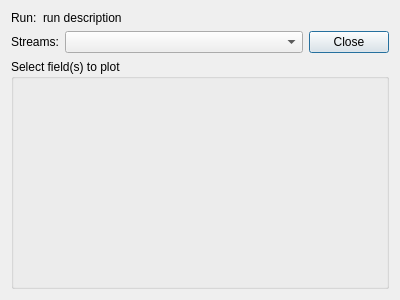
<?xml version="1.0" encoding="UTF-8"?>
<ui version="4.0">
 <class>Dialog</class>
 <widget class="QDialog" name="Dialog">
  <property name="geometry">
   <rect>
    <x>0</x>
    <y>0</y>
    <width>400</width>
    <height>300</height>
   </rect>
  </property>
  <property name="windowTitle">
   <string>Dialog</string>
  </property>
  <layout class="QVBoxLayout" name="verticalLayout" stretch="0,0,1">
   <item>
    <layout class="QHBoxLayout" name="horizontalLayout_2" stretch="0,1">
     <item>
      <widget class="QLabel" name="run_label">
       <property name="text">
        <string>Run:</string>
       </property>
      </widget>
     </item>
     <item>
      <widget class="QLabel" name="run_summary">
       <property name="text">
        <string>run description</string>
       </property>
      </widget>
     </item>
    </layout>
   </item>
   <item>
    <layout class="QHBoxLayout" name="horizontalLayout" stretch="0,1,0">
     <item>
      <widget class="QLabel" name="streams_label">
       <property name="text">
        <string>Streams:</string>
       </property>
      </widget>
     </item>
     <item>
      <widget class="QComboBox" name="streams">
       <property name="toolTip">
        <string>Choose a catalog from this tiled server.</string>
       </property>
      </widget>
     </item>
     <item>
      <widget class="QDialogButtonBox" name="buttonbox">
       <property name="standardButtons">
        <set>QDialogButtonBox::Close</set>
       </property>
      </widget>
     </item>
    </layout>
   </item>
   <item>
    <widget class="QGroupBox" name="groupbox">
     <property name="title">
      <string>Select field(s) to plot</string>
     </property>
     <layout class="QVBoxLayout" name="verticalLayout_3"/>
    </widget>
   </item>
  </layout>
 </widget>
 <resources/>
 <connections/>
</ui>
